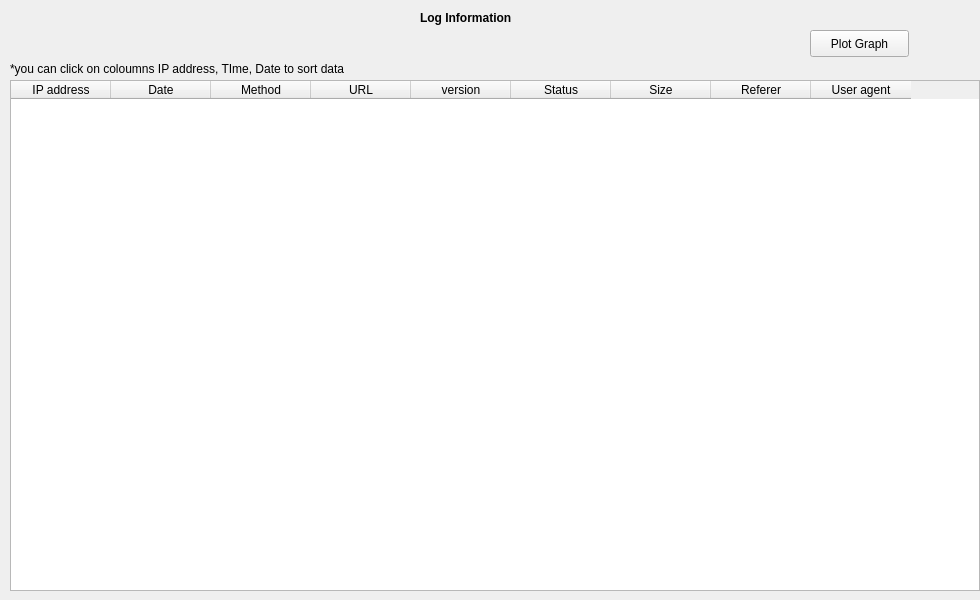
<?xml version="1.0" encoding="UTF-8"?>
<ui version="4.0">
 <class>DisplayWindow</class>
 <widget class="QMainWindow" name="DisplayWindow">
  <property name="geometry">
   <rect>
    <x>0</x>
    <y>0</y>
    <width>980</width>
    <height>600</height>
   </rect>
  </property>
  <property name="sizePolicy">
   <sizepolicy hsizetype="Expanding" vsizetype="Expanding">
    <horstretch>0</horstretch>
    <verstretch>0</verstretch>
   </sizepolicy>
  </property>
  <property name="minimumSize">
   <size>
    <width>980</width>
    <height>600</height>
   </size>
  </property>
  <property name="maximumSize">
   <size>
    <width>980</width>
    <height>600</height>
   </size>
  </property>
  <property name="windowTitle">
   <string>MainWindow</string>
  </property>
  <widget class="QWidget" name="centralwidget">
   <widget class="QTableWidget" name="tableWidget">
    <property name="geometry">
     <rect>
      <x>10</x>
      <y>80</y>
      <width>970</width>
      <height>511</height>
     </rect>
    </property>
    <property name="minimumSize">
     <size>
      <width>965</width>
      <height>511</height>
     </size>
    </property>
    <property name="sortingEnabled">
     <bool>true</bool>
    </property>
    <attribute name="verticalHeaderShowSortIndicator" stdset="0">
     <bool>true</bool>
    </attribute>
    <column>
     <property name="text">
      <string>IP address</string>
     </property>
    </column>
    <column>
     <property name="text">
      <string>Date</string>
     </property>
    </column>
    <column>
     <property name="text">
      <string>Method</string>
     </property>
    </column>
    <column>
     <property name="text">
      <string>URL</string>
     </property>
    </column>
    <column>
     <property name="text">
      <string>version</string>
     </property>
    </column>
    <column>
     <property name="text">
      <string>Status</string>
     </property>
    </column>
    <column>
     <property name="text">
      <string>Size</string>
     </property>
    </column>
    <column>
     <property name="text">
      <string>Referer</string>
     </property>
    </column>
    <column>
     <property name="text">
      <string>User agent</string>
     </property>
    </column>
   </widget>
   <widget class="QLabel" name="label">
    <property name="geometry">
     <rect>
      <x>420</x>
      <y>10</y>
      <width>121</width>
      <height>16</height>
     </rect>
    </property>
    <property name="text">
     <string>&lt;h4&gt;Log Information&lt;/h4&gt;</string>
    </property>
   </widget>
   <widget class="QLabel" name="label_2">
    <property name="geometry">
     <rect>
      <x>10</x>
      <y>60</y>
      <width>471</width>
      <height>17</height>
     </rect>
    </property>
    <property name="text">
     <string>*you can click on coloumns IP address, TIme, Date to sort data</string>
    </property>
   </widget>
   <widget class="QPushButton" name="pushButton">
    <property name="geometry">
     <rect>
      <x>810</x>
      <y>30</y>
      <width>99</width>
      <height>27</height>
     </rect>
    </property>
    <property name="text">
     <string>Plot Graph</string>
    </property>
   </widget>
  </widget>
 </widget>
 <resources/>
 <connections/>
</ui>
